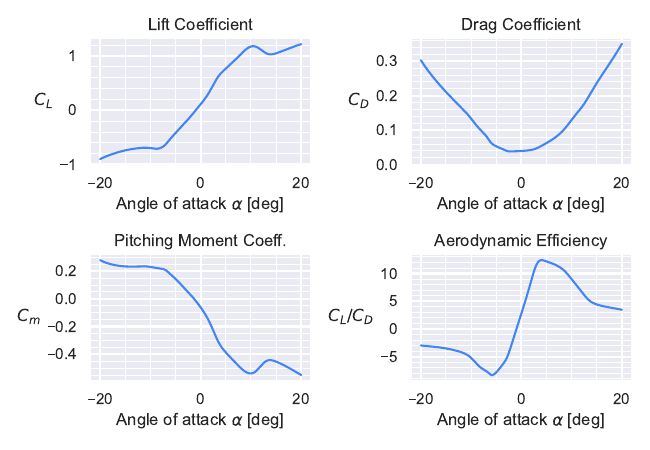

Write Python code to recreate this figure.
import aerosandbox as asb
import aerosandbox.numpy as np
from firefly import airplane
from aerosandbox.tools.code_benchmarking import time_function

atmo = asb.Atmosphere(altitude=0)

alpha = np.linspace(-20, 20, 300)

op_point = asb.OperatingPoint(
    velocity=0.15 * atmo.speed_of_sound(),
    alpha=alpha,
)

ab = asb.AeroBuildup(
    airplane=airplane,
    op_point=op_point,
)

aero = ab.run()

import matplotlib.pyplot as plt
import aerosandbox.tools.pretty_plots as p

fig, ax = plt.subplots(2, 2, figsize=(6.5,4.5))
# fig, ax = plt.subplots(4, 1, figsize=(6,4), sharex=True)
ax_f = ax.flatten()


plt.sca(ax_f[0])
plt.plot(alpha, aero["CL"])
plt.xlabel(r"Angle of attack $\alpha$ [deg]")
plt.ylabel(r"$C_L$")
plt.title("Lift Coefficient")
p.set_ticks(5, 1, 0.5, 0.1)

plt.sca(ax_f[1])
plt.plot(alpha, aero["CD"])
plt.xlabel(r"Angle of attack $\alpha$ [deg]")
plt.ylabel(r"$C_D$")
plt.title("Drag Coefficient")
p.set_ticks(5, 1, 0.05, 0.01)
plt.ylim(bottom=0)

plt.sca(ax_f[2])
plt.plot(alpha, aero["Cm"])
plt.xlabel(r"Angle of attack $\alpha$ [deg]")
plt.ylabel(r"$C_m$")
plt.title("Pitching Moment Coeff.")
p.set_ticks(5, 1, 0.5, 0.1)

plt.sca(ax_f[3])
plt.plot(alpha, aero["CL"] / aero["CD"])
plt.xlabel(r"Angle of attack $\alpha$ [deg]")
plt.ylabel(r"$C_L/C_D$")
plt.title("Aerodynamic Efficiency")
p.set_ticks(5, 1, 10, 2)

p.show_plot(
    # "`asb.AeroBuildup` Aircraft Aerodynamics",
    savefig="polars.pdf"
)